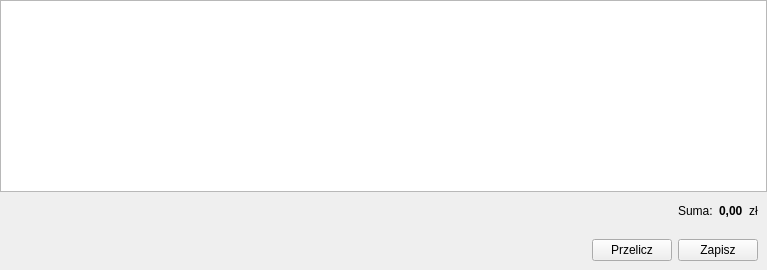
        <widget class="QWidget" name="tab_przyjecia">
         <attribute name="title">
          <string>Przyjęcia</string>
         </attribute>
         <layout class="QVBoxLayout" name="verticalLayout_9">
          <property name="spacing">
           <number>0</number>
          </property>
          <property name="leftMargin">
           <number>0</number>
          </property>
          <property name="topMargin">
           <number>0</number>
          </property>
          <property name="rightMargin">
           <number>0</number>
          </property>
          <property name="bottomMargin">
           <number>0</number>
          </property>
          <item>
           <widget class="QWidget" name="widget_8" native="true">
            <layout class="QVBoxLayout" name="verticalLayout_8">
             <property name="spacing">
              <number>0</number>
             </property>
             <property name="leftMargin">
              <number>0</number>
             </property>
             <property name="topMargin">
              <number>0</number>
             </property>
             <property name="rightMargin">
              <number>0</number>
             </property>
             <property name="bottomMargin">
              <number>0</number>
             </property>
             <item>
              <widget class="QTableWidget" name="tab_dane_pracownicy"/>
             </item>
             <item>
              <widget class="QWidget" name="widget_10" native="true">
               <layout class="QHBoxLayout" name="horizontalLayout_5">
                <item>
                 <spacer name="horizontalSpacer_4">
                  <property name="orientation">
                   <enum>Qt::Horizontal</enum>
                  </property>
                  <property name="sizeHint" stdset="0">
                   <size>
                    <width>665</width>
                    <height>20</height>
                   </size>
                  </property>
                 </spacer>
                </item>
                <item>
                 <widget class="QLabel" name="label_3">
                  <property name="text">
                   <string>Suma:</string>
                  </property>
                 </widget>
                </item>
                <item>
                 <widget class="QLabel" name="lab_sumaPracownicy">
                  <property name="font">
                   <font>
                    <weight>75</weight>
                    <bold>true</bold>
                   </font>
                  </property>
                  <property name="text">
                   <string>0,00</string>
                  </property>
                 </widget>
                </item>
                <item>
                 <widget class="QLabel" name="label_8">
                  <property name="text">
                   <string>zł</string>
                  </property>
                 </widget>
                </item>
               </layout>
              </widget>
             </item>
             <item>
              <widget class="QWidget" name="widget_9" native="true">
               <layout class="QHBoxLayout" name="horizontalLayout_4">
                <item>
                 <spacer name="horizontalSpacer_3">
                  <property name="orientation">
                   <enum>Qt::Horizontal</enum>
                  </property>
                  <property name="sizeHint" stdset="0">
                   <size>
                    <width>583</width>
                    <height>20</height>
                   </size>
                  </property>
                 </spacer>
                </item>
                <item>
                 <widget class="QPushButton" name="btn_przeliczPracownicy">
                  <property name="text">
                   <string>Przelicz</string>
                  </property>
                 </widget>
                </item>
                <item>
                 <widget class="QPushButton" name="btn_zapiszPracownicy">
                  <property name="text">
                   <string>Zapisz</string>
                  </property>
                 </widget>
                </item>
               </layout>
              </widget>
             </item>
            </layout>
           </widget>
          </item>
         </layout>
        </widget>
